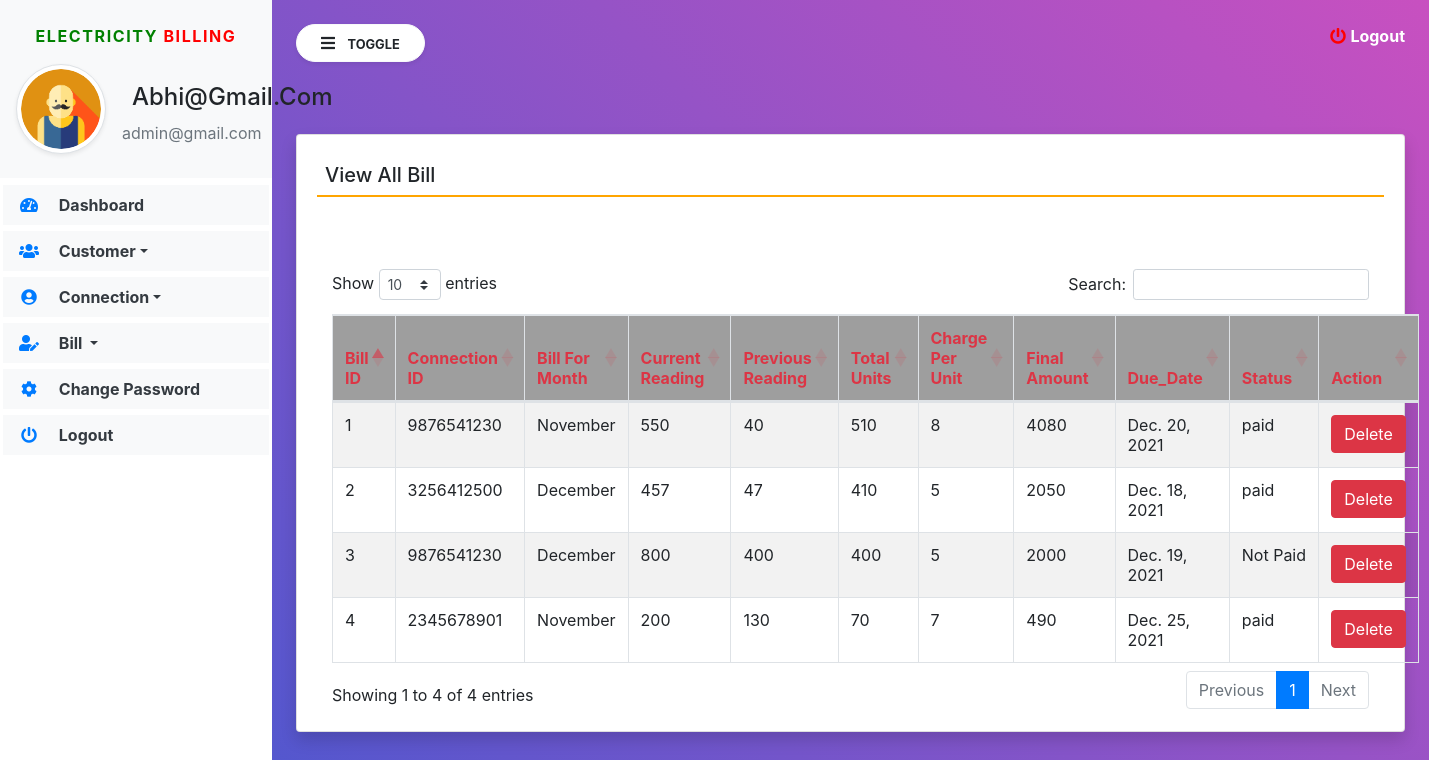
/view_Bill (signed in), run on the app's committed database.
### electricity/models.py (models this page shows, shortened)
class Bill(models.Model):
    connection = models.ForeignKey(Connection,on_delete=models.CASCADE)
    billformonth = models.CharField(max_length=50, null=True)
    currentreading = models.CharField(max_length=50, null=True)
    previousreading = models.CharField(max_length=50, null=True)
    totalunit = models.CharField(max_length=100, null=True)
    chargeperunit = models.CharField(max_length=100, null=True)
    finalamount = models.CharField(max_length=100, null=True)
    duedate = models.DateField(null=True)
    status = models.CharField(max_length=20, null=True)

class Connection(models.Model):
    customer = models.ForeignKey(Customer,on_delete=models.CASCADE)
    connectionid = models.CharField(max_length=10, null=True)
    connectiontype = models.CharField(max_length=100, null=True)
    connectionstartdate = models.DateField(null=True)
    occupation = models.CharField(max_length=100, null=True)
    connectionload = models.CharField(max_length=100, null=True)
    plotno = models.CharField(max_length=50, null=True)
    city = models.CharField(max_length=100, null=True)
    pincode = models.CharField(max_length=10, null=True)
    address = models.CharField(max_length=200, null=True)
    state = models.CharField(max_length=100, null=True)
    description = models.CharField(max_length=250, null=True)

### electricity/views.py (the view)
# urls.py: path('view_Bill', view_Bill,name='view_Bill'),
def view_Bill(request):
    if not request.user.is_authenticated:
        return redirect('admin_login')
    bill = Bill.objects.all()
    return render(request,'view_Bill.html', locals())

### electricity/templates/view_Bill.html
{% extends 'navbar1.html' %}
{% load static %}
{% block body1 %}
<div class="card shadow mt-5">
    <div class="card-body">
		<h5 class="p-2" style="border-bottom: 2px solid orange">View All Bill</h5>
      <div class="container mt-5">
		<h1 class="text-success text-center"></h1>
		<br>
		<table id="example" class="table table-striped table-bordered" style="width:100%">
			<thead style="background-color: #9e9e9e">
				<tr>
					<th class="text-danger">Bill ID</th>
					<th class="text-danger">Connection ID</th>
					<th class="text-danger">Bill For Month</th>
					<th class="text-danger">Current Reading</th>
					<th class="text-danger">Previous Reading</th>
					<th class="text-danger">Total Units</th>
					<th class="text-danger">Charge Per Unit</th>
					<th class="text-danger">Final Amount</th>
					<th class="text-danger">Due_Date</th>
					<th class="text-danger">Status</th>
					<th class="text-danger">Action</th>
				</tr>
			</thead>
			<tbody>
              {% for i in bill %}
			  <tr>
				  <td>{{forloop.counter}}</td>
				  <td>{{i.connection.connectionid}}</td>
				  <td>{{i.billformonth}}</td>
				  <td>{{i.currentreading}}</td>
				  <td>{{i.previousreading}}</td>
				  <td>{{i.totalunit}}</td>
				  <td>{{i.chargeperunit}}</td>
				  <td>{{i.finalamount}}</td>
				  <td>{{i.duedate}}</td>
				  <td>{{i.status}}</td>
				  <td><a href="{% url 'delete_Bill' i.id %}" class="btn btn-danger" onclick="return confirm('Are you sure to delete this Connection Details ?')">Delete</a></td>
			  </tr>
			  {% endfor %}
			</tbody>
		</table>
	</div>
	</div>
</div>
{% endblock %}

### electricity/templates/navbar1.html (shortened to what this page needs)
{% load static %}
<html>
<head>
<link rel="stylesheet"
	href="https://maxcdn.bootstrapcdn.com/bootstrap/4.5.2/css/bootstrap.min.css">
<link rel="stylesheet"
	href="https://pro.fontawesome.com/releases/v5.10.0/css/all.css"
 />
<link rel="stylesheet"
	href="https://cdnjs.cloudflare.com/ajax/libs/twitter-bootstrap/4.5.2/css/bootstrap.css">
<link rel="stylesheet"
	href="https://cdn.datatables.net/1.11.3/css/dataTables.bootstrap4.min.css">
<link rel="stylesheet" href="{% static 'css/sidebar.css' %}">
</head>
<body>
	<div class="bg-white vertical-nav" id="sidebar">
		<div class="bg-light py-4 px-3 mb-1">
			<p class="text-center font-weight-bold text-uppercase px-3 sidebar-title"><span style="color:green">Electricity</span> <span style="color:red">Billing</span></p>
			<div class="media d-flex align-items-center">
				<img src="{% static 'images/user12.png' %}" width="90" height="90"
					class="mr-3 rounded-circle img-thumbnail shadow-sm">
				<div class="media-body">
					<h4 class="mb-0" style="text-transform: capitalize;">{{request.user.username}}</h4>
					<p class="text-muted mb-0">admin@gmail.com</p>
				</div>
			</div>
		</div>
		<ul class="nav flex-column bg-white">
			<li class="nav-item"><a href="{% url 'admin_home' %}"
				class="nav-link text-dark bg-light"> <i
					class="fas fa-tachometer-alt fa-fw mr-3 text-primary"></i>
					Dashboard
			</a></li>
			<li class="nav-item dropdown"><a href=""
				class="nav-link dropdown-toggle text-dark bg-light" id="navbardrop"
				data-toggle="dropdown"> <i
					class="fas fa-users fa-fw mr-3 text-primary"></i> Customer</a>
			</li>
			<li class="nav-item dropdown"><a href=""
				class="nav-link dropdown-toggle text-dark bg-light" id="navbardrop"
				data-toggle="dropdown">
				<i class="fas fa-user-circle fa-fw mr-3 text-primary"></i> Connection</a>
			</li>
			<li class="nav-item dropdown"><a href=""
				class="nav-link dropdown-toggle text-dark bg-light" id="navbardrop"
				data-toggle="dropdown"> <i
					class="fas fa-user-edit fa-fw mr-3 text-primary"></i> Bill
			</a>
				</li>
               <li class="nav-item"><a href="{% url 'change_password' %}"
				class="nav-link text-dark bg-light"> <i
					class="fas fa-cog fa-fw mr-3 text-primary"></i>
					Change Password
			</a></li>
			<li class="nav-item"><a href="{% url 'logout' %}"
				class="nav-link text-dark bg-light">
				<i class="fas fa-power-off fa-fw mr-3 text-primary"></i>
					Logout
			</a></li>
		</ul>
	</div>
	<div class="page-content p-4" id="content">
		<a data-toggle="modal" data-target="#exampleModalCenter" title="logout" class="text-white float-right"><i
			class="fas fa-power-off"></i> <b>Logout</b></a>
		<button id="sidebarCollapse" type="button"
			class="btn btn-light bg-white rounded-pill shadow-sm px-4 mb-4">
			<i class="fas fa-bars mr-2"></i> <small
				class="text-uppercase font-weight-bold">Toggle</small>
		</button>
		{% block body1 %}
		{% endblock %}
</div>
</body>
</html>

### electricity/static/css/sidebar.css (style rules this page uses)
.sidebar-title { letter-spacing: 0.1em; color: #aaa; }
body { background: linear-gradient(-135deg, #c850c0, #4158d0); min-height: 100vh; }
.vertical-nav { min-width: 17rem; width: 17rem; height: 100vh; position: fixed; top: 0; left: 0; transition:all 0.4s; }
.page-content { width: calc(100%-17rem); margin-left: 17rem; transition:all 0.4s; }
.nav-link { font-weight : bold; }
.fa-power-off { color: red; }

### electricity/templates/navbar1.html (style rules this page uses)
.nav-item { padding: 3px !important; }
h2, h4 { padding: 10px; }

### data on the page
Bill: connection.connectionid "9876541230", billformonth "November", currentreading "550", previousreading "40", totalunit "510", chargeperunit "8", finalamount "4080", duedate "Dec. 20, 2021", status "paid"
Bill: connection.connectionid "3256412500", billformonth "December", currentreading "457", previousreading "47", totalunit "410", chargeperunit "5", finalamount "2050", duedate "Dec. 18, 2021", status "paid"
Bill: connection.connectionid "9876541230", billformonth "December", currentreading "800", previousreading "400", totalunit "400", chargeperunit "5", finalamount "2000", duedate "Dec. 19, 2021", status "Not Paid"
Bill: connection.connectionid "2345678901", billformonth "November", currentreading "200", previousreading "130", totalunit "70", chargeperunit "7", finalamount "490", duedate "Dec. 25, 2021", status "paid"

### other printed values
{{ request.user.username }} "Abhi@gmail.com"
